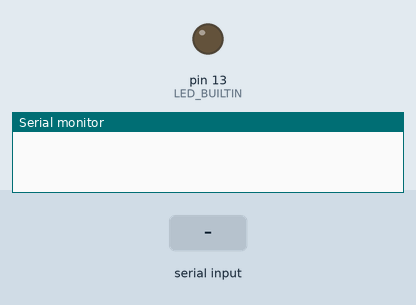
A sketch run on a simulated Arduino Uno, built with avr-gcc and run on an emulated ATmega328P. Parts: output pins drawn as LEDs (lit = HIGH), the last lines printed to the serial monitor. The inputs (shaded band) are chosen by the test bench.

Above: at 1.2 s.
1.3 s: "n" received over Serial
At 3.2 s:
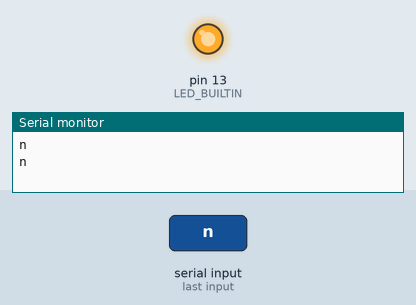
3.8 s: "p" received over Serial
At 5.1 s:
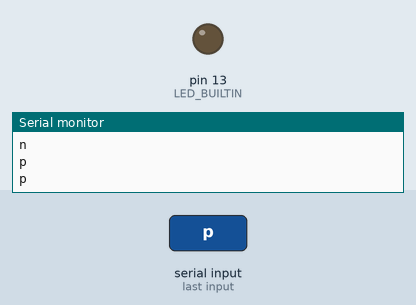
Timing chart, 0 to 6.8 s (numbered marks = the images above; inputs shaded):
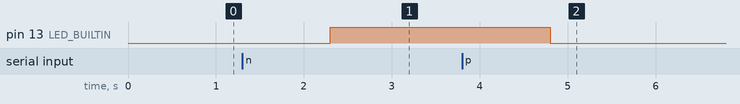

Measured:
- after the input at 1.3 s, pin 13 (LED_BUILTIN): LOW → HIGH after 1.0 s
- after the input at 3.8 s, pin 13 (LED_BUILTIN): HIGH → LOW after 1.0 s

The sketch:

limelight_from_scratch.ino
```cpp
void setup() {
  Serial.begin(9600);
  pinMode(LED_BUILTIN, OUTPUT);
}

void loop() {
  if (Serial.available()) {  // check for incoming serial data


      String Com = Serial.readString();

      Serial.println(Com);
      if (Com == "p"){
        Serial.println(Com);
        digitalWrite(LED_BUILTIN, LOW);
      }
      if (Com == "n") {
        Serial.println(Com);
        digitalWrite(LED_BUILTIN, HIGH);
      }

}
}
```
